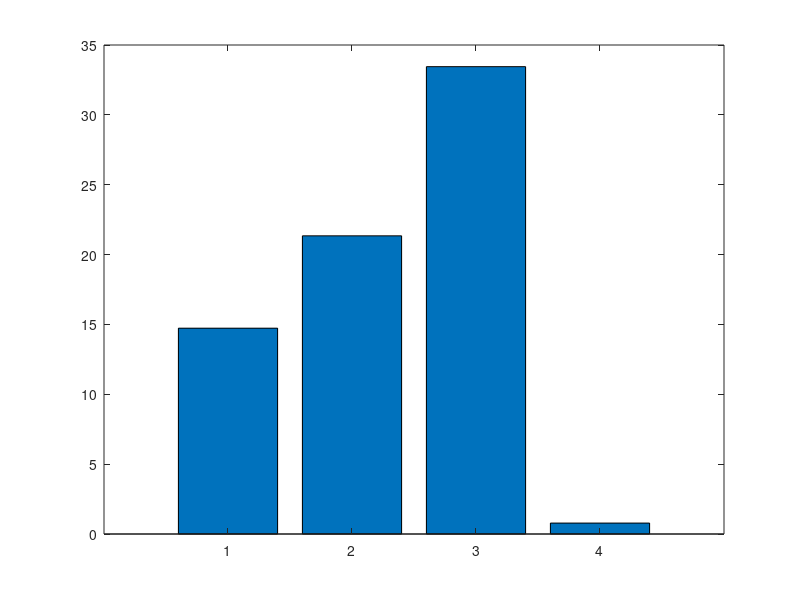

Write the MATLAB code that produced this figure.
close all;
clear;clc;

Ra0 = [0.36441 0.65485 0.72892 0.36970];
Ra1 = [0.31073 0.51509 0.48509 0.36681];

j = zeros(1,4);
sum =0;
for i=1:4
 j(i) =100* (Ra0(i)-Ra1(i))/Ra0(i);
end

avg = (j(1)+j(2)+j(3)+j(4)) /4;


% No.1

P =100* ( 0.36441-0.31073 ) / 0.36441;

figure;
bar(j)
